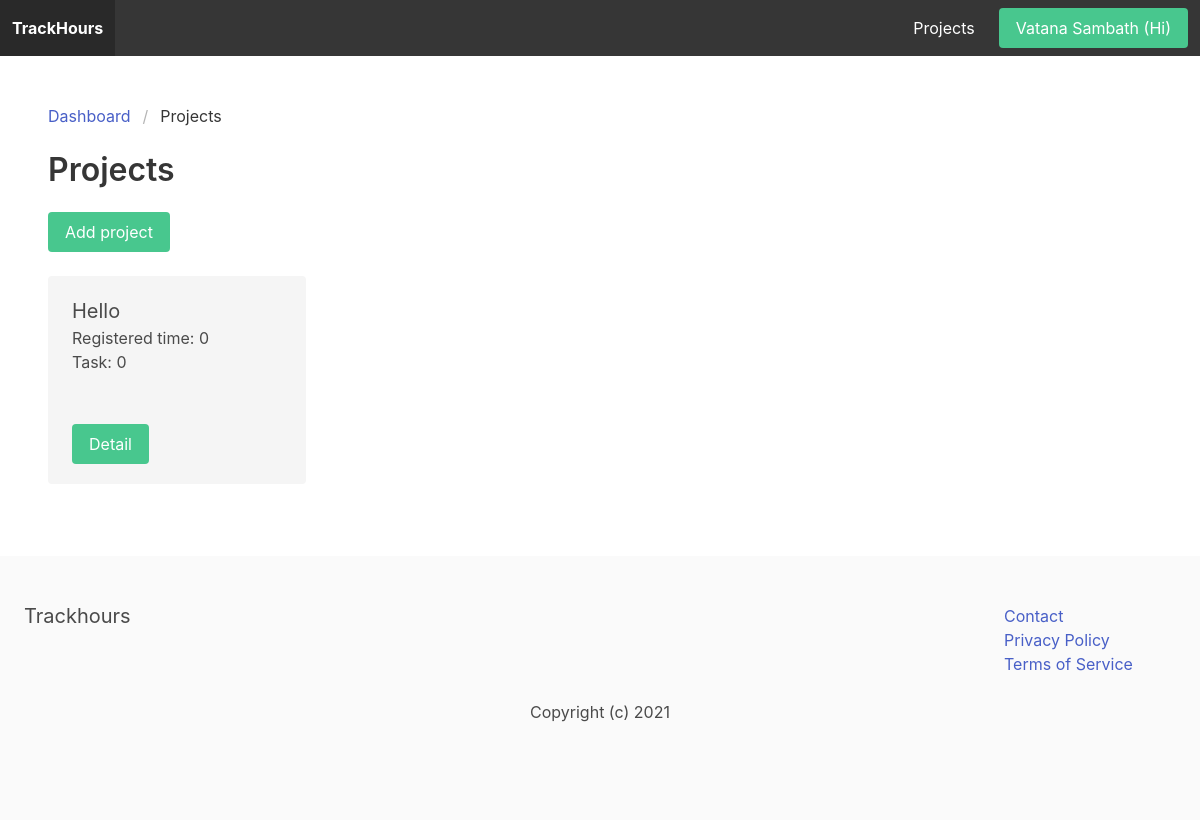
Screenshot of /projects/ (signed in) with the database file from the repository.
### teams/models.py (models this page shows, shortened)
class Team(models.Model):
    ACTIVE = 'active'
    DELETED = 'deleted'
    CHOICES_STATUS = (
        (ACTIVE, 'Active'),
        (DELETED, 'Deleted')
    )
    title = models.CharField(max_length=255)
    members = models.ManyToManyField(User, related_name='teams')
    created_by = models.ForeignKey(User, related_name='created_teams', on_delete=models.CASCADE)
    created_at = models.DateTimeField(auto_now_add=True)
    status = models.CharField(max_length=10, choices=CHOICES_STATUS, default=ACTIVE)
    class Meta:
        ordering = ['title']

### project/models.py (models this page shows, shortened)
class Project(models.Model):
    team = models.ForeignKey(Team, related_name='projects', on_delete=models.CASCADE)
    title = models.CharField(max_length=255)
    created_by = models.ForeignKey(User, related_name='projects', on_delete=models.CASCADE)
    created_at = models.DateTimeField(auto_now_add=True)
    class Meta:
        ordering = ['title']
    def registered_time(self):
        return 0
    def num_tasks_todo(self):
        return 0 # self.tasks.filter(status=Task.TODO).count()

### project/views.py (the view)
# urls.py: path('projects/', include('project.urls')),
@login_required
def projects(request):
    team = get_object_or_404(Team, pk=request.user.userprofile.active_team_id, status=Team.ACTIVE)
    projects = team.projects.all()
    if request.method == 'POST':
        title = request.POST.get('title')
        if title:
            project = Project.objects.create(team=team, title=title, created_by=request.user)
            messages.info(request, 'The project was added!')
            return redirect('project:projects')
    return render(request, 'project/projects.html', {'team': team, 'projects': projects})

### teams/context_processors.py (called while the page is built)
def active_team(request):
    if request.user.is_authenticated:
        if request.user.userprofile.active_team_id:
            team = Team.objects.get(pk=request.user.userprofile.active_team_id)
            return {'active_team': team}
    return {'active_team': None}

### project/templates/project/projects.html (shortened to what this page needs)
{% extends 'trackhours/index.html' %}
{% block content %}
    <div id="projects-app">
        <nav class="breadcrumb" aria-label="breadcrumbs">
            <ul>
                <li><a href="#">Dashboard</a></li>
                <li class="is-active"><a href="#" aria-current="page">Projects</a></li>
            </ul>
        </nav>
        <div class="columns" id="projects-app">
            <div class="column is-4">
                <h1 class="title">Projects</h1>
                <a @click="showAddProjectModal = !showAddProjectModal" class="button is-success">Add project</a>
            </div>
        </div>
        <div class="columns">
            {% for project in projects %}
                <div class="column is-3">
                    <div class="notification">
                        <h2 class="is-size-5">
                            {{ project.title }}
                        </h2>
                        <p class="size-is-7">Registered time: {{ project.registered_time }}</p>
                        <p class="size-is-7">Task: {{ project.num_tasks_todo }}</p>
                        <hr>
                        <a href="#" class="button is-success">Detail</a>
                    </div>
                </div>
            {% empty %}
                <div class="column is-3">
                    <div class="notification">
                        No project yet...
                    </div>
                </div>
            {% endfor %}
        </div>
    </div>
{% endblock %}

### trackhours/templates/trackhours/index.html (shortened to what this page needs)
<!Doctype HTML>
<html>
    <head>
        <link rel="stylesheet"  type="text/css" href="https://cdn.jsdelivr.net/npm/bulma@0.9.1/css/bulma.min.css"</link>
    </head>
    <body>
        <nav class="navbar{% if request.user.is_authenticated %} is-dark {% else %} is-light {% endif %}">
            <div class="navbar-brand">
                <a href="/" class="navbar-item"><strong>TrackHours</strong></a>
            </div>
            <div class="navbar-menu">
                <div class="navbar-end">
                    {% if not request.user.is_authenticated %}
                        <a href="{% url 'plans' %}" class="navbar-item">Plans</a>
                    {% else %}
                        <a href="{% url 'project:projects' %}" class="navbar-item">Projects</a>
                    {% endif %}
                    <div class="navbar-item">
                        <div class="buttons">
                            {% if request.user.is_authenticated %}
                                <a href="{% url 'myaccount' %}" class="button is-success">{% firstof request.user.get_full_name request.user.username %}{% if active_team %} ({{ active_team.title }}){% endif %}</a>
                            {% else %}
                                <a href="{% url 'signup' %}" class="button is-success"><strong>Sign Up</strong>
                                <a href="{% url 'login' %}" class="button">Log In</a>
                            {% endif %}
                        </div>
                    </div>
                </div>
            </div>
        </nav>
        <section class="section">
            {% block content %}
            {% endblock %}
        </section>
       <footer class="footer">
            <div class="columns is-multiline">
                <div class="column is-4">
                    <h2 class="subtitle">Trackhours</h2>
                </div>
                <div class="column is-offset-6 is-2">
                    <ul>
                        <li><a href="#">Contact</a></li>
                        <li><a href="{% url 'privacy' %}">Privacy Policy</a></li>
                        <li><a href="{% url 'terms' %}">Terms of Service</a></li>
                    </ul>
                </div>
                <div  class="column is-12 has-text-centered">
                    <p>Copyright (c) 2021</p>
                </div>
            </div>
        </footer>
    </body>
</html>

### rows the page displays
Team: title "Hi"
Project: title "Hello", registered_time "0", num_tasks_todo "0"
